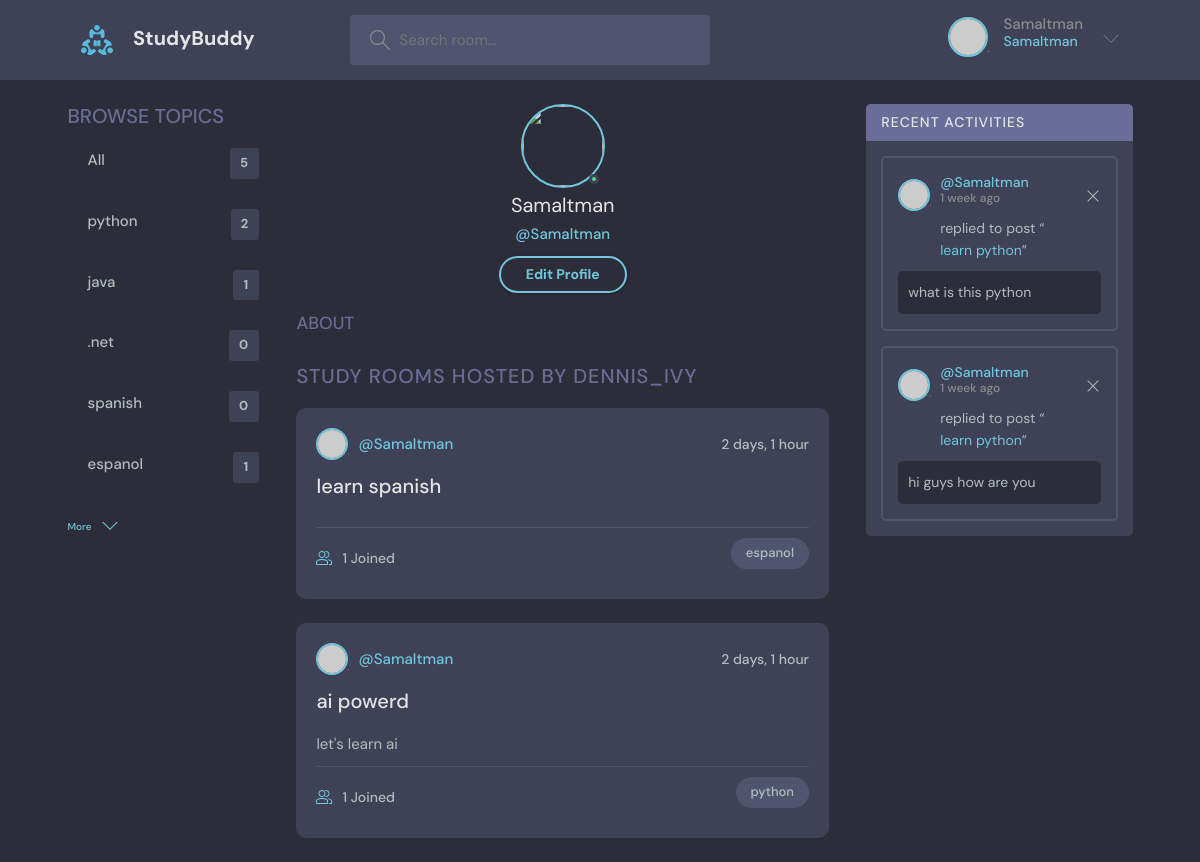
Screenshot of /profile_view/2/ (signed in) with the database file from the repository.
### base_app/models.py (models this page shows)
class Topics(models.Model):
    name = models.CharField(max_length=100)
    def __str__(self):
        return self.name

class Room(models.Model):
    host = models.ForeignKey(User, on_delete=models.CASCADE)
    participants = models.ManyToManyField(
        User, related_name='participants', blank=True)
    name = models.CharField(max_length=100)
    topic = models.ForeignKey(Topics, on_delete=models.CASCADE)
    description = models.TextField(null=True, blank=True)
    updated = models.DateTimeField(auto_now=True)
    created = models.DateTimeField(auto_now_add=True)
    class Meta:
        ordering = ['-updated', '-created']
    def __str__(self):
        return self.name

class Message(models.Model):
    user = models.ForeignKey(User, on_delete=models.CASCADE)
    room = models.ForeignKey(Room, on_delete=models.CASCADE)
    body = models.TextField()
    updated = models.DateTimeField(auto_now=True)
    created = models.DateTimeField(auto_now_add=True)
    class Meta:
        ordering = ['-updated', '-created']
    def __str__(self):
        return self.body[0:20]

### base_app/views.py (the view)
# urls.py: path('profile_view/<int:id>/', views.profile_view, name='profile_view'),
def profile_view(request, id):
    user = User.objects.get(id=id)
    room = user.room_set.all()
    message_room = user.message_set.all()
    topics = Topics.objects.all()
    context = {
        'user': user,
        'room': room,
        'message_room': message_room,
        'topics': topics
    }
    return render(request, 'base/profile.html', context)

### template/base/profile.html (shortened to what this page needs)
{% extends 'base.html' %}
{% block content %}
<main class="profile-page layout layout--3">
  <div class="container">
    {% include "base/topic_bar.html" %}
    <div class="roomList">
      <div class="profile">
        <div class="profile__avatar">
          <div class="avatar avatar--large active">
            <img src="{{user.avatar.url}}" />
          </div>
        </div>
        <div class="profile__info">
          <h3>{{user.username}}</h3>
          <p>@{{user.username}}</p>
          {% if request.user == user %}
          <a href="{% url 'update_user' %}" class="btn btn--main btn--pill">Edit Profile</a>
          {% endif %}
        </div>
        <div class="profile__about">
          <h3>About</h3>
        </div>
      </div>
      <div class="roomList__header">
        <div>
          <h2>Study Rooms Hosted by dennis_ivy</a>
          </h2>
        </div>
      </div>
      {% include "base/feed.html" %}
    </div>
    {% include "base/activity_bar.html" %}
  </div>
</main>
{% endblock content %}

### template/navbar.html (shortened to what this page needs)
{% load static %}
<header class="header header--loggedIn">
    <div class="container">
      <a href="{% url 'home' %}" class="header__logo">
        <img src='{% static "images/logo.svg" %}'>
        <h1>StudyBuddy</h1>
      </a>
      <form class="header__search" action="{% url 'home' %}" method="GET">
        <label>
          <input type="text" name="q" placeholder="Search room..."/>
        </label>
      </form>
      <nav class="header__menu">
        {% if request.user.is_authenticated %}
        <div class="header__user">
          <a href='{% url "profile_view" request.user.id %}'>
            <div class="avatar avatar--medium active">
              <img src="https://randomuser.me/api/portraits/men/37.jpg" />
            </div>
            <p>{{request.user.username}} <span>{{request.user.username}}</span></p>
          </a>
          <button class="dropdown-button">
            <svg version="1.1" xmlns="http://www.w3.org/2000/svg" width="32" height="32" viewBox="0 0 32 32">
              <title>chevron-down</title>
              <path d="M16 21l-13-13h-3l16 16 16-16h-3l-13 13z"></path>
            </svg>
          </button>
        </div>
        {% else %}
        <a href= '{% url "login" %} '>
          <img src="{% static 'images/avatar.svg' %}" />
          <p>Login</p>
        </a>
        {% endif %}
      </nav>
    </div>
  </header>

### template/base/topic_bar.html
<div class="topics">
    <div class="topics__header">
      <h2>Browse Topics</h2>
    </div>
    <ul class="topics__list">
      <li>
        <a href='{% url "home" %}'>All<span>{{topics.count}}</span></a>
      </li>
      <li>
        {% for value in topics %}
        <div>
            <a href='{% url "home" %}?q={{value.name}}'>{{value.name}}<span>{{value.room_set.all.count}}</span></a>
        </div>
    {% endfor %}
      </li>
    </ul>
    <a class="btn btn--link" href='{% url "topics" %}'>
      More
      <svg version="1.1" xmlns="http://www.w3.org/2000/svg" width="32" height="32" viewBox="0 0 32 32">
        <title>chevron-down</title>
        <path d="M16 21l-13-13h-3l16 16 16-16h-3l-13 13z"></path>
      </svg>
    </a>
  </div>

### template/base/feed.html (shortened to what this page needs)
<div>
  {% for value  in room %}
    <div class="roomListRoom">
        <div class="roomListRoom__header">
          <a href="{% url 'profile_view' value.host.id %}" class="roomListRoom__author">
            <div class="avatar avatar--small">
              <img src="https://randomuser.me/api/portraits/women/11.jpg" />
            </div>
            <span>@{{value.host.username}}</span>
          </a>
          <div class="roomListRoom__actions">
            <span>{{value.created|timesince}}</span>
          </div>
        </div>
        <div class="roomListRoom__content">
          <a href='{% url "room" value.id %}'>{{value.name}}</a>
          <p>
            {{value.description}}
          </p>
        </div>
        <div class="roomListRoom__meta">
          <a href='{% url "room" value.id %}' class="roomListRoom__joined">
            {{value.participants.all.count}} Joined
          </a>
          <p class="roomListRoom__topic">{{value.topic}}</p>
        </div>
    </div>
    {% endfor %}
  </div>

### template/base/activity_bar.html (shortened to what this page needs)
<div class="activities">
  <div class="activities__header">
    <h2>Recent Activities</h2>
  </div>
  {% for message in message_room%}
    <div class="activities__box">
      <div class="activities__boxHeader roomListRoom__header">
        <a href="{% url 'profile_view' message.user.id %}" class="roomListRoom__author">
          <div class="avatar avatar--small">
            <img src="https://randomuser.me/api/portraits/women/11.jpg" />
          </div>
          <p>
            @{{ message.user }}
            <span>{{ message.created|timesince }} ago</span>
          </p>
        </a>
        {% if request.user == message.user %}
        <div class="roomListRoom__actions">
          <a href='{% url "delete_message" message.id %}'>
            <svg version="1.1" xmlns="http://www.w3.org/2000/svg" width="32" height="32" viewBox="0 0 32 32">
              <title>remove</title>
              <path
                d="M27.314 6.019l-1.333-1.333-9.98 9.981-9.981-9.981-1.333 1.333 9.981 9.981-9.981 9.98 1.333 1.333 9.981-9.98 9.98 9.98 1.333-1.333-9.98-9.98 9.98-9.981z"
              ></path>
            </svg>
          </a>
        </div>
        {% endif %}
      </div>
      <div class="activities__boxContent">
        <p>replied to post “<a href='{% url "room" message.room.id %}'>{{message.room}}</a>”</p>
        <div class="activities__boxRoomContent">
          {{message}}
        </div>
      </div>
    </div>
  {% endfor %}
</div>

### rows the page displays
Topics: name "python", room_set.all.count "2"
Topics: name "java", room_set.all.count "1"
Topics: name ".net", room_set.all.count "0"
Topics: name "spanish", room_set.all.count "0"
Topics: name "espanol", room_set.all.count "1"
Room: host.username "Samaltman", created "2 days, 1 hour", name "learn spanish", participants.all.count "1", topic "espanol"
Room: host.username "Samaltman", created "2 days, 1 hour", name "ai powerd", description "let's learn ai", participants.all.count "1", topic "python"
Message: user "Samaltman", created "1 week", room "learn python", body "what is this python"
Message: user "Samaltman", created "1 week", room "learn python", body "hi guys how are you"

### other values shown
{{ request.user.username }} "Samaltman"
{{ topics.count }} "5"
{{ user.username }} "Samaltman"
